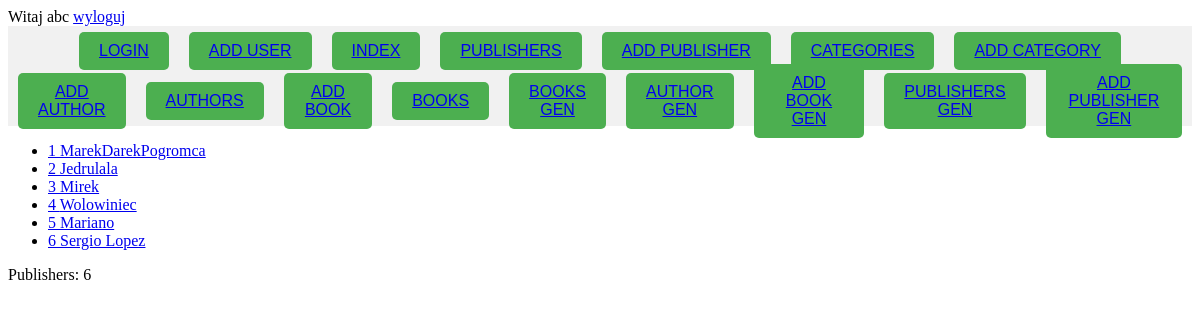
The page /books/publishers/ (signed in) on the database its author committed.
### ksiazki/models.py (models this page shows, shortened)
class Publisher(models.Model):
    name = models.CharField(max_length=128)

### ksiazki/views.py (the view)
# urls.py: path('publishers/', ksiazki_views.Publishers.as_view(), name='publishers'),
class Publishers(PermissionRequiredMixin, View):
    permission_required = ['ksiazki.view_permission']
    def get(self, request):
        publishers = Publisher.objects.all()
        context = {
            'context': publishers
        }
        return render(request, 'ksiazki/publishers.html', context)

### ksiazki/context_processor.py (called while the page is built)
def number_of_publishers(request):
    return {
        'pc': Publisher.objects.count()
    }

### ksiazki/templates/ksiazki/publishers.html
{% extends 'ksiazki/index.html' %}
{% block zawartosc %}
    <ul>
    {% for publisher in context %}
        <li><a href="{% url 'edit_publisher' publisher.id %}"> {{ publisher.id }} {{ publisher.name }} </a></li>
    {% endfor %}
    </ul>
{% endblock %}

### ksiazki/templates/ksiazki/index.html (shortened to what this page needs)
{% load static %}
<!doctype html>
<html lang="en">
<head>
<link href="{% static '/base.css' %}" rel="stylesheet">
</head>
<body>
{% if user.is_authenticated %}
    Witaj {{ user.username }}
    <a href="{% url 'logout' %}">wyloguj</a>
{% endif %}
  <div class="button-bar">
      <button><a href="{% url 'login' %}">LOGIN</a></button>
      <button><a href="{% url 'add_user' %}">ADD USER</a></button>
      <button><a href="{% url 'Index' %}">INDEX</a></button>
      <button><a href="{% url 'publishers' %}">PUBLISHERS</a></button>
      <button><a href="{% url 'add_publisher' %}">ADD PUBLISHER</a></button>
      <button><a href="{% url 'categories' %}">CATEGORIES</a></button>
      <button><a href="{% url 'add_category' %}">ADD CATEGORY</a></button>
  </div>
    <div class="button-bar">
      <button><a href="{% url 'add_author' %}">ADD AUTHOR</a></button>
      <button><a href="{% url 'authors' %}">AUTHORS</a></button>
      <button><a href="{% url 'add_book' %}">ADD BOOK</a></button>
      <button><a href="{% url 'books' %}">BOOKS</a></button>
      <button><a href="{% url 'book_generic_view' %}">BOOKS GEN</a></button>
      <button><a href="{% url 'author_generic_view' %}">AUTHOR GEN</a></button>
      <button><a href="{% url 'add_book_generic' %}">ADD BOOK GEN</a></button>
      <button><a href="{% url 'publisher_generic_view' %}">PUBLISHERS GEN</a></button>
      <button><a href="{% url 'add_publisher_generic' %}">ADD PUBLISHER GEN</a></button>
  </div>
<div>
    {% block zawartosc %}{% endblock %}
</div>
Publishers: {{ pc }}
</body>
</html>

### ksiazki/static/base.css (style rules this page uses)
.button-bar { display: flex; justify-content: center; align-items: center; height: 50px; background-color: #F1F1F1 ; }
.button-bar button { margin: 0 10px; padding: 10px 20px; border: none; border-radius: 5px; background-color: #4CAF50 ; color: white; font-size: 16px; cursor: pointer; }

### rows shown on the page
Publisher: id "1", name "MarekDarekPogromca"
Publisher: id "2", name "Jedrulala"
Publisher: id "3", name "Mirek"
Publisher: id "4", name "Wolowiniec"
Publisher: id "5", name "Mariano"
Publisher: id "6", name "Sergio Lopez"

### other values the page prints
{{ user.username }} "abc"
{{ pc }} "6"
